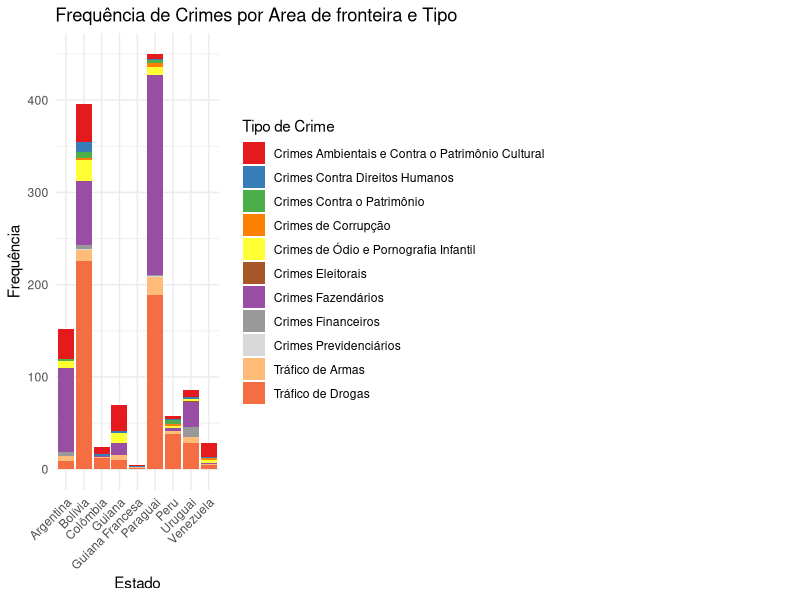
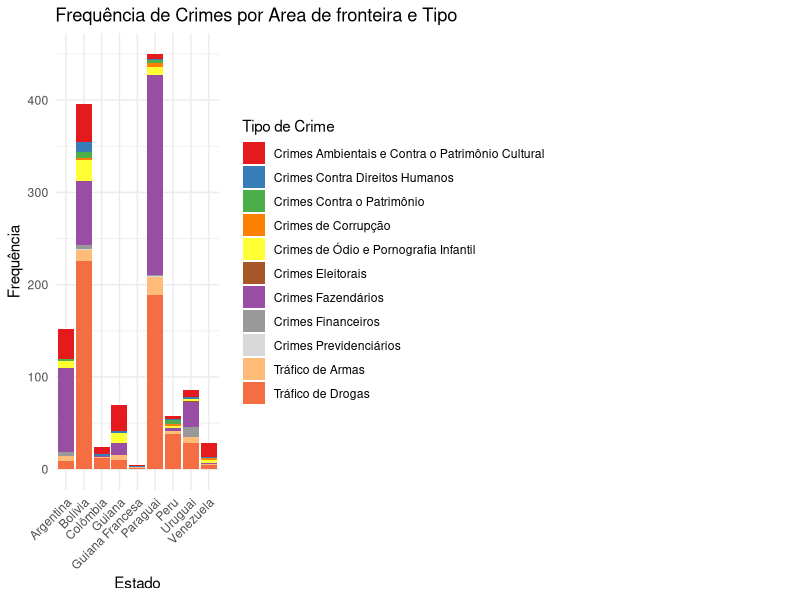

Recreate these plots in R, in order.
library(ggplot2)
library(dplyr)
library(RColorBrewer)
library(scales)

dados <- read.csv("operacoes.csv")
dados$Atuacao.em.Territorio.de.Fronteira <- trimws(dados$Atuacao.em.Territorio.de.Fronteira)
dados_filtrados <- dados[dados$Atuacao.em.Territorio.de.Fronteira != "", ]
######## VARIAVEIS #########
#dados_filtrados$Atuacao.em.Territorio.de.Fronteira
#dados_filtrados$Area

freq_crimes <- dados_filtrados %>%
  count(Atuacao.em.Territorio.de.Fronteira, Area) %>%
  rename(frequencia = n)

# Definindo uma paleta personalizada com mais cores
custom_colors <- c("#E41A1C", "#377EB8", "#4DAF4A", "#FF7F00", "#FFFF33", 
                   "#A65628", "#984EA3", "#999999", "#D9D9D9", "#FFBB78",
                   "#F46D43", "#D73027", "#313695")  # Novas cores adicionadas

grafico <- ggplot(freq_crimes, aes(x = Atuacao.em.Territorio.de.Fronteira, y = frequencia, fill = Area)) +
  geom_bar(stat = "identity", position = "stack") +
  scale_fill_manual(values = custom_colors) +
  theme_minimal() +
  labs(title = "Frequência de Crimes por Area de fronteira e Tipo",
       x = "Estado",
       y = "Frequência",
       fill = "Tipo de Crime") +
  theme(axis.text.x = element_text(angle = 45, hjust = 1))

# Exibir o gráfico
print(grafico)

# Salve o gráfico
ggsave("grafico_frequencia_crimes.png", plot = grafico, width = 12, height = 6)

